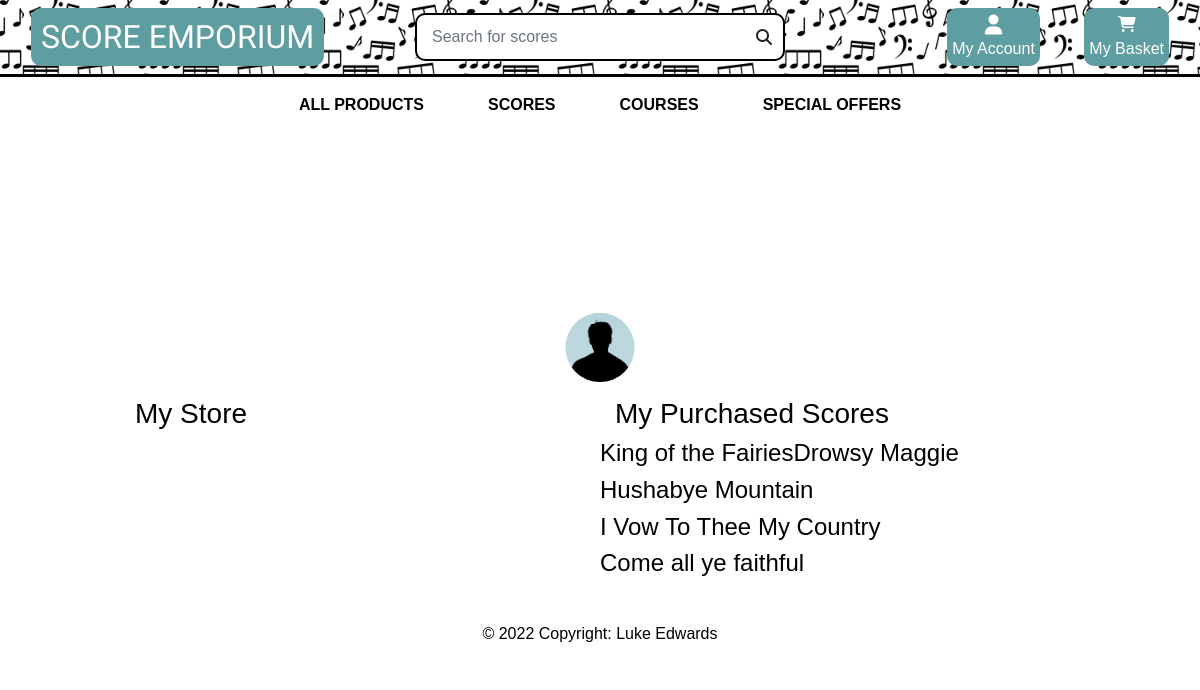
/profile/, run on the app's committed database.
### products/models.py (models this page shows, shortened)
class Product(models.Model):
    genre = models.ForeignKey('Genre', null=True, blank=True, on_delete=models.SET_NULL)
    difficulty = models.ForeignKey('Difficulty', null=True, blank=True, on_delete=models.SET_NULL)
    sku = models.CharField(max_length=254, null=True, blank=True)
    name = models.CharField(max_length=254)
    description = models.TextField()
    price = models.DecimalField(max_digits=6, decimal_places=2)
    rating = models.DecimalField(max_digits=6, decimal_places=2, null=True, blank=True)
    image_url = models.URLField(max_length=1024, null=True, blank=True)
    image = models.ImageField(null=True, blank=True,)
    vendor = models.CharField(max_length=254, null=True)
    PDF = models.FileField(null=True,)
    Guitar_Pro = models.FileField(null=True,)
    video = models.URLField(max_length=1024, null=True, blank=True)

### user_profile/views.py (the view)
# urls.py: path('profile/', include('user_profile.urls')),
def user_profile(request):
    products = Product.objects.all()
    context = {
        'products': products,
    }
    return render(request, 'user_profile/profile.html', context)

### user_profile/templates/user_profile/profile.html (shortened to what this page needs)
{% extends "base.html" %}
{% load static %}
{% block page_header %}
    <div class="container header-container">
    </div>
{% endblock %}
{% block content %}
<div class="container text-black">
    <div class="row text-center">
      <div class="col center">
      <img id="user-profile-pic" src="{% static 'media/profile_photos/default-pp-min.png'%}" alt="" class=" prepend">
      </div>
    </div>
    <div class="row">
      <div class="col">
        <h3>My Store</h3>
      </div>
      <div class="col">
        <h3>My Purchased Scores</h3>
        <div class="row">
          {% for product in products%}
            {% if product.vendor == 'luketedwards' %}
            <h4>{{product.name}}</h4>
            {%endif%}
          {%endfor%}
        </div>
      </div>
    </div>
  </div>
{% endblock %}

### static/css/base.css (style rules this page uses)
html { height: 100%; }
#user-profile-pic { clip-path: circle() !important; height: 100px !important; display: inline; }
body { background-size: cover; height: calc(100vh - 164px); color: black !important; font-family: 'Helvetica'; }
.text-black { color: #000 !important; }
@media (min-width: 1200px) { .container { max-width: 80%; } }
@media (min-width: 992px) { .header-container { padding-top: 164px; } }

### data on the page
Product: name "King of the Fairies"
Product: name "Drowsy Maggie"
Product: name "Hushabye Mountain"
Product: name "I Vow To Thee My Country"
Product: name "Come all ye faithful"
